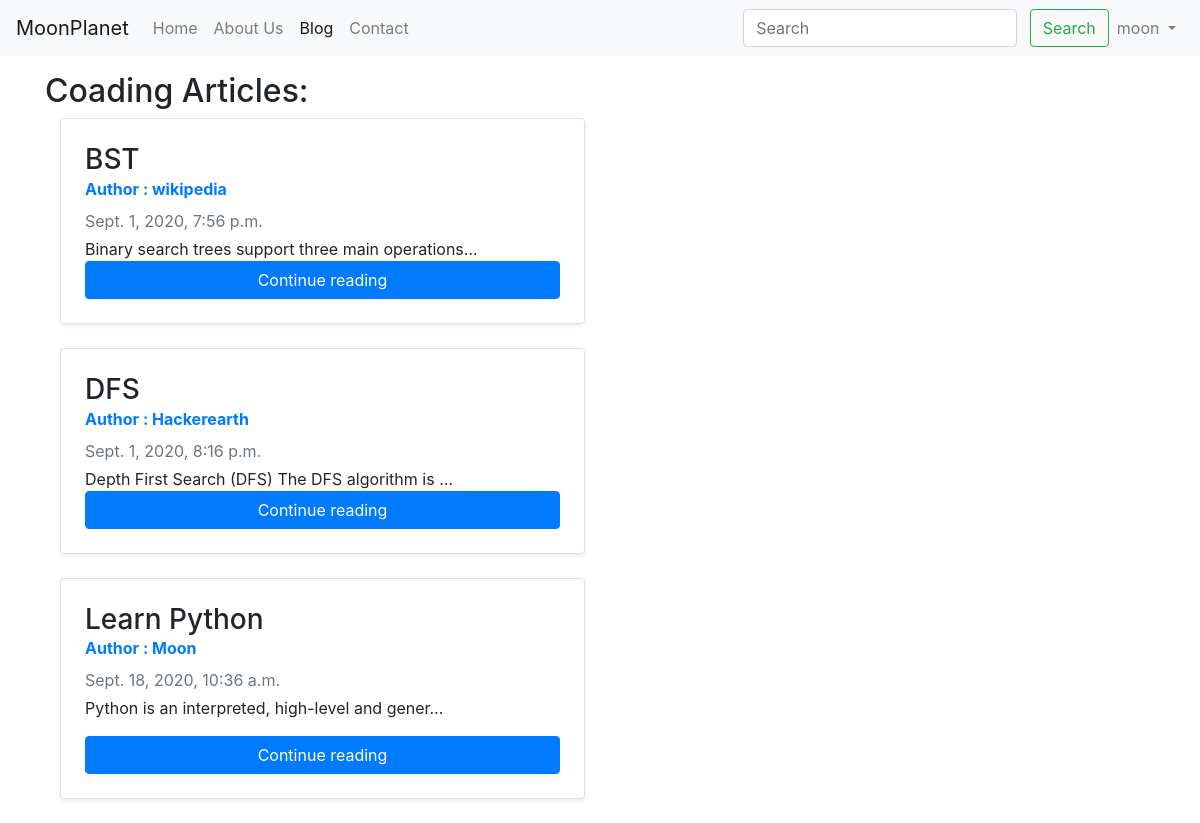
Page /blog/ (signed in) on the committed database.
### blog/models.py (models this page shows, shortened)
class Post(models.Model):
	sno=models.AutoField(primary_key=True)
	title=models.CharField(max_length=250,blank=False)
	content=models.TextField()
	author= models.CharField(max_length=50, blank=False)
	slug = models.CharField(max_length=250,blank=False)
	timeStamp=models.DateTimeField(auto_now=False, auto_now_add=True,blank=False)

### blog/views.py (the view)
# urls.py: path('', views.blogHome, name='blogHome'),
def blogHome(request):
	allposts=Post.objects.all()
	return render(request,'blog/blogHome.html',{'allPosts':allposts})

### templates/blog/blogHome.html (shortened to what this page needs)
{%extends 'base.html'%}
{%block blogactive%}active{%endblock blogactive%}
{%block body%}
<div class="container my-3">
<h2>Coading Articles: </h2>
{%for post in allPosts%}
<div class="col-md-6">
      <div class="row no-gutters border rounded overflow-hidden flex-md-row mb-4 shadow-sm h-md-250 position-relative">
        <div class="col p-4 d-flex flex-column position-static">
          <h3 class="mb-0">{{post.title}}</h3>
<strong class="d-inline-block mb-2 text-primary">Author : {{post.author}}</strong>
          <div class="mb-1 text-muted">{{post.timeStamp}}</div>
          <p class="card-text mb-auto">{{post.content|safe| truncatechars:50 }}</p>
          <a href="/blog/{{post.slug}}" role ="button" class="btn btn-primary">Continue reading</a>
        </div>
      </div>
    </div>
{%endfor%}
</div>
{%endblock%}

### templates/base.html (shortened to what this page needs)
<!doctype html>
<html lang="en">
  <head>
    <link rel="stylesheet" href="https://stackpath.bootstrapcdn.com/bootstrap/4.5.2/css/bootstrap.min.css">
  </head>
  <body>
    <nav class="navbar navbar-expand-lg navbar-light bg-light">
  <a class="navbar-brand" href="/">MoonPlanet</a>
  <div class="collapse navbar-collapse" id="navbarSupportedContent">
    <ul class="navbar-nav mr-auto">
      <li class="nav-item {%block homeactive%}{%endblock homeactive%}">
        <a class="nav-link" href="/">Home <span class="sr-only">(current)</span></a>
      </li>
      <li class="nav-item {%block aboutactive%}{%endblock aboutactive%}">
        <a class="nav-link" href="/about">About Us</a>
      </li>
	<li class="nav-item {%block blogactive%}{%endblock blogactive%}">
        <a class="nav-link" href="/blog">Blog</a>
      </li>
      <li class="nav-item {%block contactactive%}{%endblock contactactive%}">
        <a class="nav-link" href="/contact">Contact</a>
      </li>
    </ul>
<div class="ml-auto form-inline">
    <form method="get" action="/search" class="my-2 my-lg-0">
      <input class="form-control mr-sm-2" type="search" placeholder="Search" aria-label="Search" name="query" id="querys">
      <button class="btn btn-outline-success my-2 my-sm-0" type="submit">Search</button>
    </form>
{% if user.is_authenticated %}
<ul class="navbar-nav">
<li class="nav-item dropdown">
        <a class="nav-link dropdown-toggle" href="#" id="navbarDropdown" role="button" data-toggle="dropdown" aria-haspopup="true" aria-expanded="false">
          {{request.user}}
        </a>
      </li>
</ul>
{% endif %}
  </div>
</div>
</nav>
{% block body %} {% endblock %}
  </body>
</html>

### rows in the picture
Post: title "BST", author "wikipedia", timeStamp "Sept. 1, 2020, 7:56 p.m.", content "Binary search trees support three main operations…"
Post: title "DFS", author "Hackerearth", timeStamp "Sept. 1, 2020, 8:16 p.m.", content "Depth First Search (DFS) The DFS algorithm is …"
Post: title "Learn Python", author "Moon", timeStamp "Sept. 18, 2020, 10:36 a.m.", content "Python is an interpreted, high-level and gener…"

### other values in the picture
{{ request.user }} "moon"
